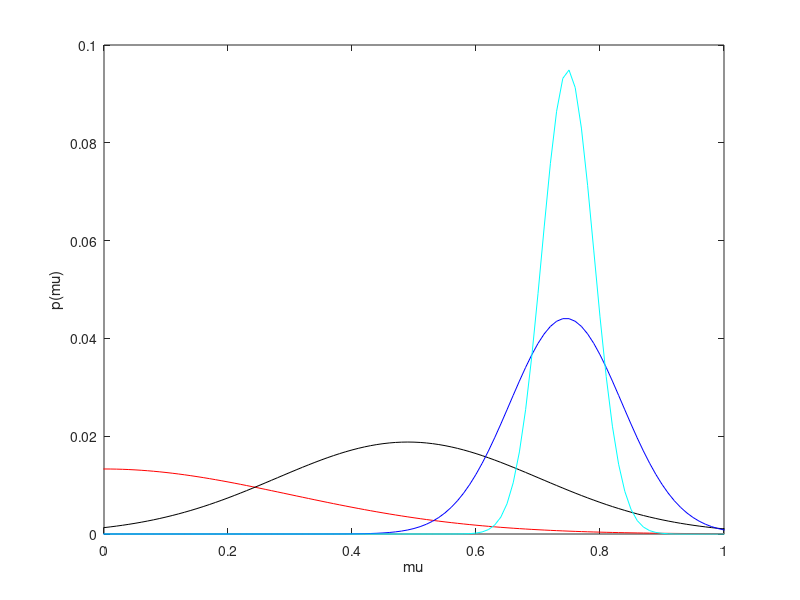

The MATLAB script that drew this image:
% bishopFigure2_5.m
%
% Simple example to illstrate bayesian inference of normally distributed
% data.
%
% Suppose the data is drawn from a normal distribution with known variance
% and that the prior over the mean is also normally distributed with known
% mean and variance.
%
% We want to find out whether as sample number N become larger, 
% the posterior distribution become more peaky and concentrated around the
% true value of the mean. 
%
% Development follows Bishop, Chapter 2, with goal to reproduce Figure 2.5
% 
% 06/26/08 bx       Wrote it.
% 06/28/08 dhb      Cosmetic changes

% Initialize
close all; clear;

% Data is drawn from a normal distribution for which the standard deviation
% sigma is known. The goal is to find the mean mu of the distribution given
% a set of data points (x1,....xN)


% Specify parameters of underlying distribution.  Our goal is to estimate
% mu from samples.
mu = 0.8;
std = 0.3;

% Prior distribution over mu is also a normal distribution with mu_0 = 0 and
% std = 0.3
mu_0 = 0;
std_0 = 0.3;

% Construct posterior on discretely sample interval
mu_step = 0.01;
mu_values = [-4:mu_step:4];

% Compute prior on sampled steps
for i = 1:length(mu_values)
    prior(i) = normpdf(mu_values(i),mu_0,std_0);
end
prior = prior/sum(prior);

% Do the calculation for different amounts of data observed
index = 1;
for n = [1 10 50]
    % Simulate data
    data = std.*randn(n,1) + mu;

    % Compute posterior for each value of mu_values
    for i = 1:length(mu_values)
        likelihood(i) = 1;
        for j = 1:n
            likelihood(i) = likelihood(i)*normpdf(data(j),mu_values(i),std);
        end
        unnormalizedposterior(index,i) = (prior(i)*likelihood(i));
    end
    posterior(index,:) = unnormalizedposterior(index,:)/sum(unnormalizedposterior(index,:));
    index = index+1;
end

figure;
plot(mu_values,prior,'r-');
hold on;
plot(mu_values,posterior(1,:),'k-');
plot(mu_values,posterior(2,:),'b-');
plot(mu_values,posterior(3,:),'c-');
xlim([0 1]);
xlabel('mu');
ylabel('p(mu)');
drawnow

	